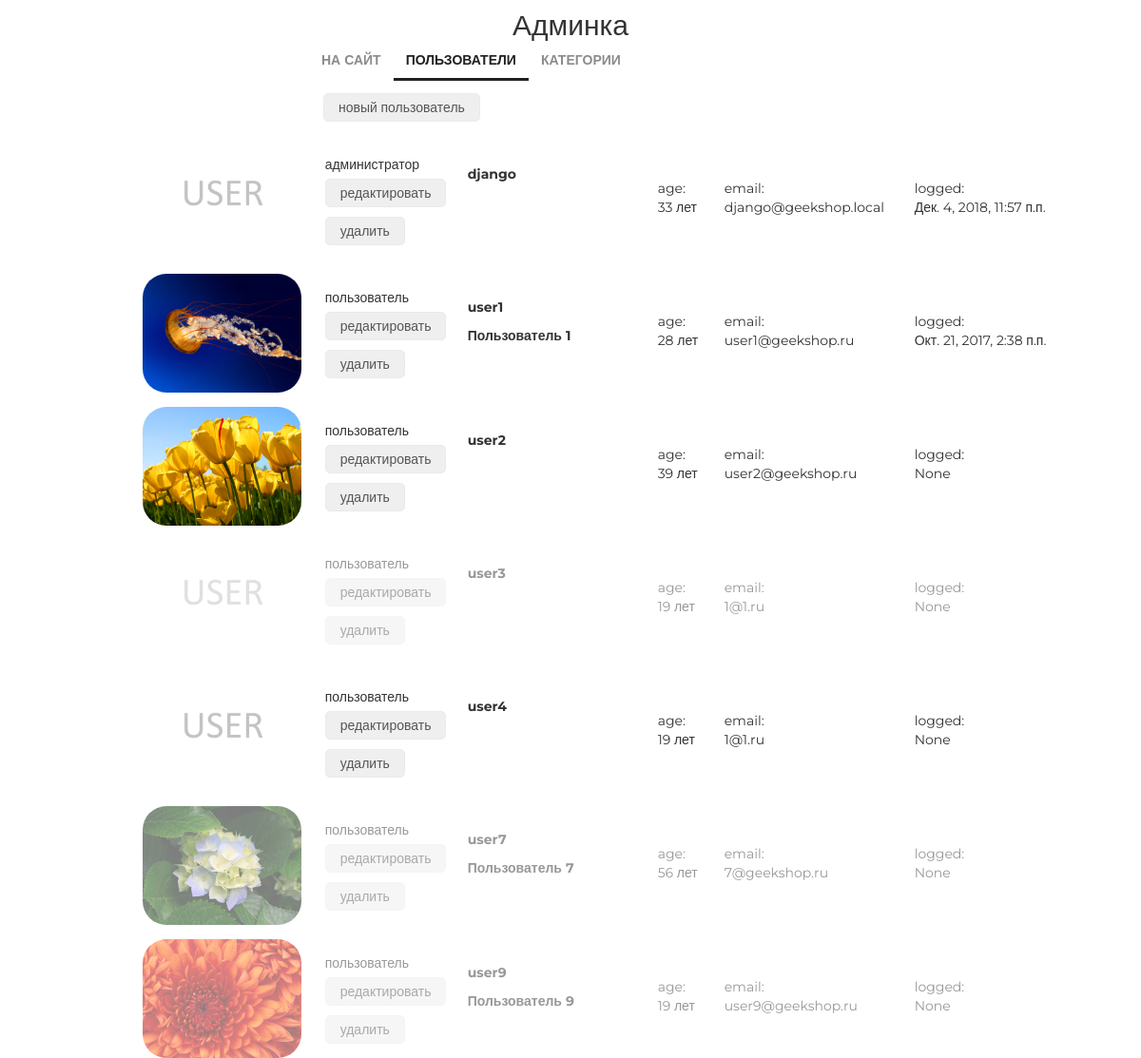
Before: /admin/users/read/ (signed in) with the older database file.
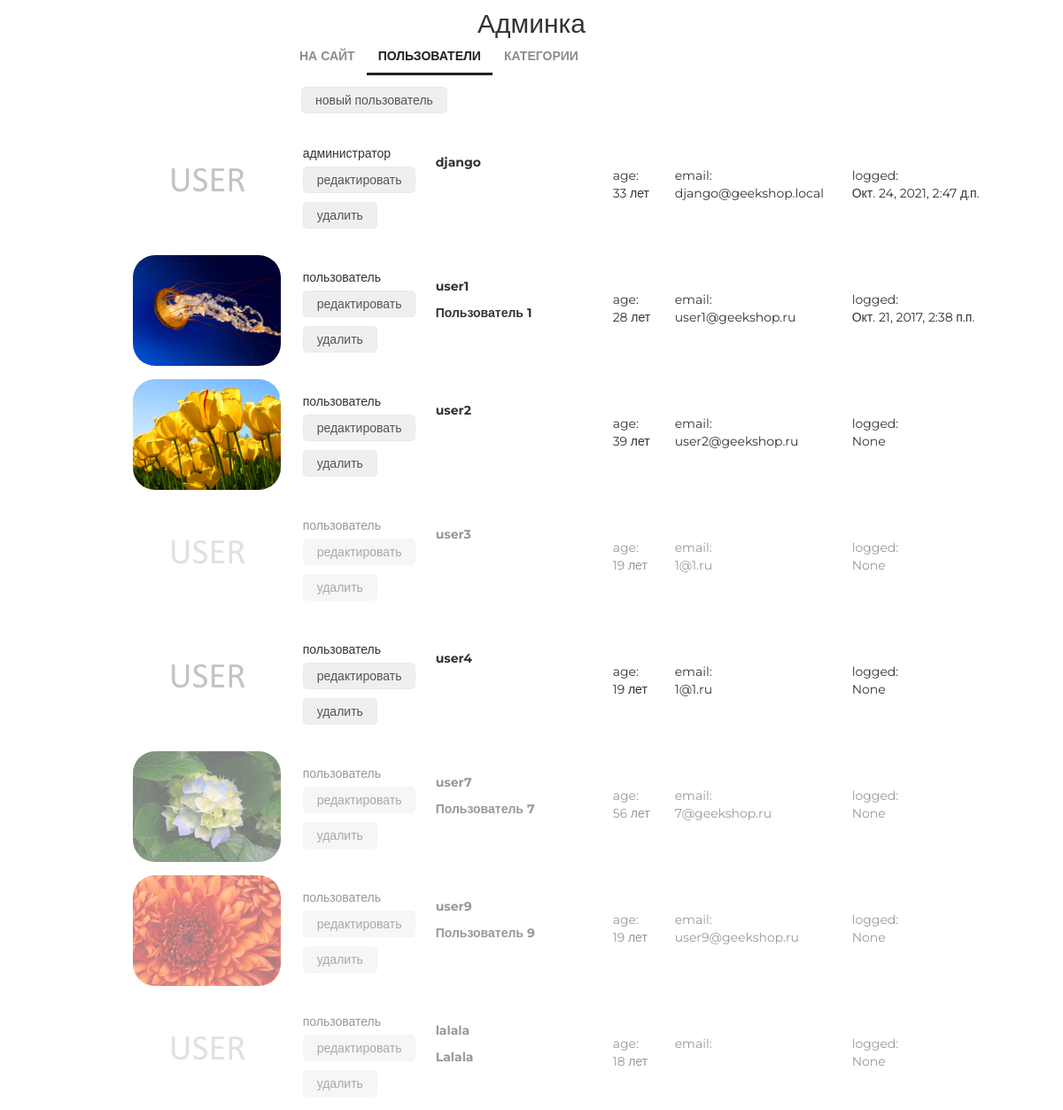
After: the same page with the newer database file.
### authapp/models.py (models this page shows, shortened)
class ShopUser(AbstractUser):
    avatar = models.ImageField(upload_to='users_avatars', blank=True)
    age = models.PositiveIntegerField(verbose_name='возраст', default=18)
    activation_key = models.CharField(verbose_name='ключ подтверждения', max_length=128, blank=True)
    activation_key_expires = models.DateTimeField(
        verbose_name='актуальность ключа',
        default=(now() + timedelta(hours=48)))

### adminapp/views.py (the view)
# urls.py: path('users/read/', adminapp.UsersListView.as_view(), name='users'),
class UsersListView(ListView):
    model = ShopUser
    template_name = 'adminapp/users.html'
    @method_decorator(user_passes_test(lambda u: u.is_superuser))
    def dispatch(self, *args, **kwargs):
        return super().dispatch(*args, **kwargs)

### adminapp/templatetags/my_tags.py (called while the page is built)
@register.filter(name='media_folder_users')
def media_folder_users(string):
    if not string:
        string = 'users_avatars/default.jpg'
    return f'{settings.MEDIA_URL}{string}'

### mainapp/context_processors.py (called while the page is built)
def basket(request):
    print(f'context processor basket works')
    basket = []
    if request.user.is_authenticated:
        basket = Basket.objects.filter(user=request.user)
    return {
        'basket': basket,
    }

### adminapp/templates/adminapp/users.html (shortened to what this page needs)
{% extends 'adminapp/base.html' %}
{% load static %}
{% load my_tags %}
{% block content %}
    <div class="users_list">
		<button class="new_user">
			<a href={% url 'admin:user_create' %}>новый пользователь</a>
		</button>
		{% for object in object_list %}
			<div class="user_record {% if not object.is_active %}not_active{% endif %}">
				<img src="{{ object.avatar|media_folder_users }}" alt="{{ object.username }}">
				<div class="user_role">
					{% if object.is_superuser %}администратор{% else %}пользователь{% endif %}
					<button>
						<a href={% url 'admin:user_update' object.pk %}>редактировать</a>
					</button>
					<button>
						<a href={% url 'admin:user_delete' object.pk %}>удалить</a>
					</button>
				</div>
				<div class="user_name">
					<p>
						<strong>{{ object.username }}</strong>
					</p>
					<p>
					{% if object.first_name %}
						<b>{{ object.first_name|title }}</b>
					{% endif %}
					</p>
				</div>
				<div class="user_age">
					age:<br>
					{{ object.age }} лет
				</div>
				<div class="user_email">
					email:<br>
					{{ object.email }}
				</div>
				<div class="user_lastlogin">
					logged:<br>
					{{ object.last_login }}
				</div>
			</div>
		{% endfor%}
	</div>
{% endblock %}

### adminapp/templates/adminapp/base.html (shortened to what this page needs)
<!DOCTYPE html>
{% load static %}
<html>
<head>
    {% block css %}
        <link rel="stylesheet" type="text/css" href="{% static 'css/bootstrap.min.css' %}">
        <link rel="stylesheet" type="text/css" href="{% static 'css/style.css' %}">
        <link rel="stylesheet" href="{% static 'fonts/font-awesome/css/font-awesome.css' %}">
    {% endblock %}
</head>
<body>
	<div class="admin_container">
        <div class="h2 text-center head">
            Админка
        </div>
        {% block menu %}
            <div class="admin_menu">
                {% include 'adminapp/includes/inc_menu.html' %}
            </div>
        {% endblock %}
        {% block content %}
        {% endblock %}
	</div>
</body>
</html>

### adminapp/templates/adminapp/includes/inc_menu.html
<ul class="menu">
    <li><a href="{% url 'main' %}">на сайт</a></li>
    <li>
        <a href="{% url 'admin:users' %}" class="{% if request.resolver_match.url_name == 'users' %}active{% endif %}">
            пользователи
        </a>
    </li>
    <li>
        <a href="{% url 'admin:categories' %}"
        class="{% if request.resolver_match.url_name == 'categories' or category.name %}active{% endif %}">
            категории{% if category %}:<span>{{ category.name }}</span>{% endif %}
        </a>
    </li>
</ul>

### static/css/style.css (style rules this page uses)
* { margin: 0; padding: 0; }
body { font-family: 'Montserrat', sans-serif; }
html, body { height: 100%; }
.users_list { margin-left: 150px; }
.users_list a { color: #555; text-decoration: none; }
.users_list .new_user { margin-left: 190px; }
.users_list button { border: 1px solid #eaeaea; border-radius: 5px; height: 30px; margin: 5px auto; padding: 0 15px; }
.user_record { height: 125px; margin: 15px auto; position: relative; }
.user_record.not_active { opacity: 0.5; }
.user_record img { display: block; float: left; height: 125px; border-radius: 25px; }
.user_record .user_name { display: block; float: left; margin-top: 15px; margin-left: 25px; width: 175px; }
.user_record .user_name p { margin: 10px auto; }
.user_record .user_email { display: block; float: left; margin-top: 40px; margin-left: 25px; width: 175px; }
.user_record .user_age { display: block; float: left; margin-top: 40px; margin-left: 25px; width: 45px; }
.user_record .user_role { display: block; float: left; margin-top: 15px; margin-left: 25px; width: 125px; }
.user_record .user_lastlogin { display: block; float: left; margin-top: 40px; margin-left: 25px; width: 175px; }
.admin_container .h2 { margin-top: 10px; }
.admin_menu { display: block; left: 15px; top: 20px; height: 40px; width: 100%; }
.admin_menu ul.menu { display: block; float: none; width: 550px; height: 50px; margin: auto; color: #555; }
.menu { list-style-type: none; margin-top: 67px; float: right; }
.menu li { float: left; }
.menu a { color: #8c8c8c; font-size: 14px; font-weight: 700; text-align: right; text-transform: uppercase; text-decoration: none; padding: 10px 13px; }
.menu .active { color: #212121; font-weight: 700; border-bottom: 3px solid #212121; }

Changed rows visible on the page:
changed ShopUser "django": last_login "Дек. 4, 2018, 11:57 п.п." → "Окт. 24, 2021, 2:47 д.п."
added ShopUser: is_superuser "пользователь", username "lalala", first_name "Lalala", age "18", last_login "None", is_active False (drawn)
